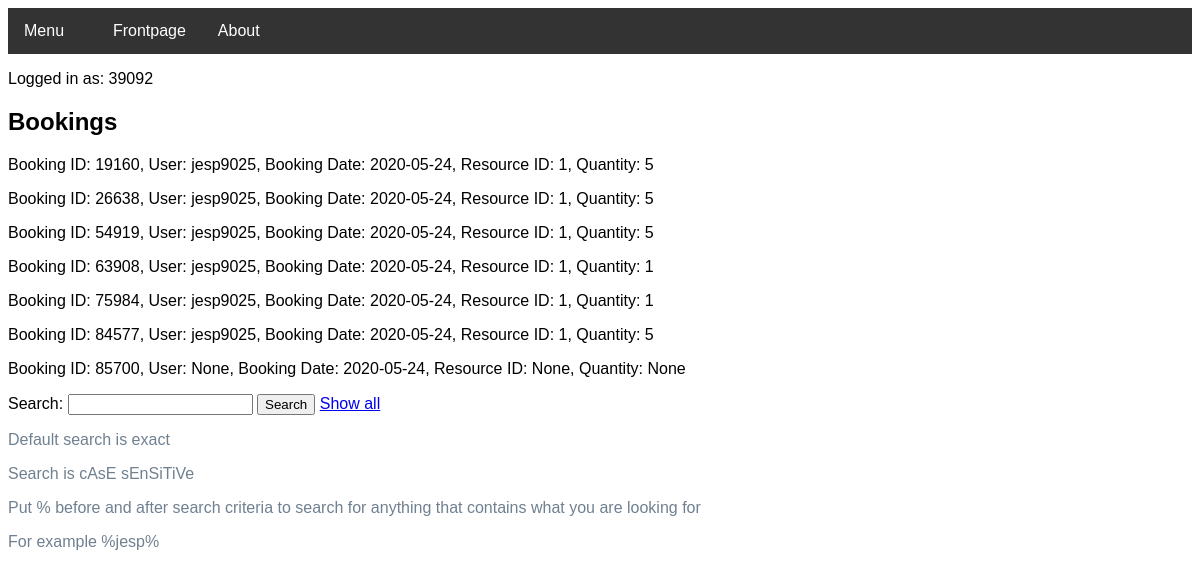
The app's page /bookings (signed in) with its own data.
### tables this page shows
CREATE TABLE Booking (booking_id INTEGER PRIMARY KEY UNIQUE, booking_user_username STRING REFERENCES User (user_username), booking_start DATE NOT NULL, booking_resource_id INTEGER, booking_resource_quantity INTEGER);

### routes.py (the view)
@app.route("/bookings", methods=['GET', 'POST'])
def bookings():
    if "name" not in session:
        return redirect(url_for("login"))
    booking.deleteOldBookings()
    lst = booking.readBooking()
    if request.method == 'POST':
        search=request.form['search']
        lst = booking.readBookingSearch(search)
        return render_template("bookings.html", data=lst, username=session['name'])
    return render_template("bookings.html", data=lst, username=session['name'])

### Project.py (called while the page is built)
    def readBooking(self):
        c = self.conn.cursor()
        c.execute("SELECT 'Booking ID:', booking_id, 'User:', booking_user_username, 'Booking Date:', booking_start, 'Resource ID:', booking_resource_id, 'Quantity:', booking_resource_quantity FROM Booking;")
        lst = c.fetchall()
        c.close()
        return lst

### templates/bookings.html (shortened to what this page needs)
<!DOCTYPE html>
<head>
<link rel="stylesheet" href="../static/theme.css">
<link rel="stylesheet" type="text/css" href="../static/barstyle.css" title="style"/>
</head>
<body>
<div class="navbar">
  <div class="dropdown">
    <button class="dropbtn">Menu
      <i class="fa fa-caret-down"></i>
    </button>
  </div>
  <a href="welcome">Frontpage</a>
  <a href="about">About</a>
</div>
</body>
<p>Logged in as: {{ username }}</p>
<div class="container">
<h2>Bookings</h2>
<body>
   {%for value in data%}
    <p>{{value | replace("(", "") | replace(")", "") | replace(":", "=") | replace("'", "") | replace("=,", ":")}}</p>
   {%endfor%}
  </body>
  <div class="container">
    <form action="" method="post" role="form"autocomplete="off">
      <label for="search">Search:</label>
      <input type="search" class="form-control" id="search" name="search" required>
      <button type="submit" class="btn btn-success">Search</button>
      <a href="bookings">Show all</a>
      </form>
      <p style="color:slategray">Default search is exact</p>
      <p style="color:slategray">Search is cAsE sEnSiTiVe</p>
      <p style="color:slategray">Put % before and after search criteria to search for anything that contains what you are looking for</p>
      <p style="color:slategray">For example %jesp%</p>
  </div>

### static/barstyle.css (style rules this page uses)
body { font-family: Arial, Helvetica, sans-serif; }
.navbar { overflow: hidden; background-color: #333; }
.navbar a { float: left; font-size: 16px; color: white; text-align: center; padding: 14px 16px; text-decoration: none; }
.dropdown { float: left; overflow: hidden; }
.dropdown .dropbtn { font-size: 16px; border: none; outline: none; color: white; padding: 14px 16px; background-color: inherit; font-family: inherit; margin: 0; }

### records on screen
Booking: value "Booking ID: 19160, User: jesp9025, Booking Date: 2020-05-24, Resource ID: 1, Quantity: 5"
Booking: value "Booking ID: 26638, User: jesp9025, Booking Date: 2020-05-24, Resource ID: 1, Quantity: 5"
Booking: value "Booking ID: 54919, User: jesp9025, Booking Date: 2020-05-24, Resource ID: 1, Quantity: 5"
Booking: value "Booking ID: 63908, User: jesp9025, Booking Date: 2020-05-24, Resource ID: 1, Quantity: 1"
Booking: value "Booking ID: 75984, User: jesp9025, Booking Date: 2020-05-24, Resource ID: 1, Quantity: 1"
Booking: value "Booking ID: 84577, User: jesp9025, Booking Date: 2020-05-24, Resource ID: 1, Quantity: 5"
Booking: value "Booking ID: 85700, User: None, Booking Date: 2020-05-24, Resource ID: None, Quantity: None"

### other values on screen
{{ username }} "39092"
